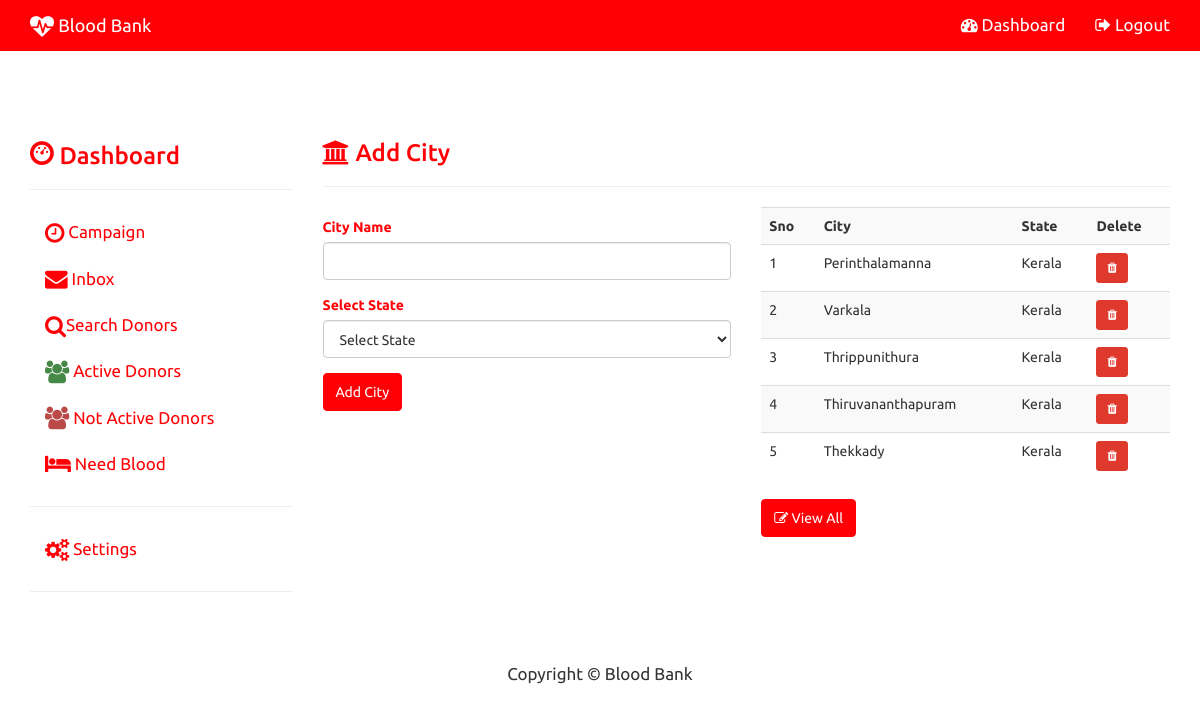
The app's page /admin_city.php (signed in) with its own data.
### tables this page shows
CREATE TABLE `city` (
  `CITY_ID` int(11) NOT NULL,
  `STATE_ID` int(11) NOT NULL,
  `CITY_NAME` varchar(150) NOT NULL
);

CREATE TABLE `state` (
  `STATE_ID` int(11) NOT NULL,
  `STATE_NAME` varchar(150) NOT NULL,
  `COUNTRY_ID` int(11) NOT NULL
);

### admin_city.php (the view, shortened to what this page needs)
<?php
include("config.php");
?>
<!DOCTYPE html>
<html lang="en">
	<head>
			<?php include("admin_head.php");?>
	</head>
	<body>
<?php include("admin_topnav.php"); ?>
<div class="container" style="margin-top:70px;">
	<div class="row">
		<div class="col-sm-3">
			<?php include("admin_side_nav.php");?>
		</div>
		<div class="col-sm-9" >
			<h3 class='text-primary'><i class="fa fa-bank"></i> Add City </h3><hr>
			<div class="row">
				<div class="col-md-6">
					<form role="form" action="admin_city.php" method="post">
						<div class="form-group text-primary">
							<label for="City">City Name</label>
							<input id="City" required type="text" class="form-control" name="cityname">
						</div>
						<div class="form-group text-primary">
							<label for="state">Select State</label>
							<select name="statename" required class="form-control">
								<option value="">Select State</option>
							</select>
						</div>
						<div class="form-group">
							<input type="submit" class="btn btn-primary" name='city_submit' value="Add City">
						</div>
					</form>
				</div>
				<div class="col-md-6">
					<?php
						$sql="Select city.CITY_NAME, state.STATE_NAME, city.CITY_ID
From state Inner Join
  city On city.STATE_ID = state.STATE_ID  ORDER BY city.CITY_ID DESC  LIMIT 0,5";
						$result=$con->query($sql);
						if($result->num_rows>0)
						{
								echo "<table class='table table-striped' >";
									echo "<tr>
											<th>Sno</th>
											<th>City</th>
											<th>State</th>
											<th>Delete</th>
										</tr>";
										$i=0;
										while($row=$result->fetch_assoc())
										{
											$i++;
											echo"<tr>";
												echo "<td>$i</td>";
												echo "<td>".$row["CITY_NAME"]."</td>";
												echo "<td>".$row["STATE_NAME"]."</td>";
												echo "<td><a href='admin_del_city.php?id=".$row["CITY_ID"]."' class='btn btn-danger btn-sm'><i class='fa fa-trash'></i></a></td>";
											echo"</tr>";
										}
								echo "</table>";
						}
					?>
					<a href='admin_view_city.php' class='btn btn-primary'><i class='fa fa-edit'></i> View All</a>
				</div>
			</div>
		</div>
	</div>
</div>
	 <?php include("admin_footer.php"); ?>
	</body>
</html>

### css/modern-business.css (style rules this page uses)
html, body { height: 100%; }
body { padding-top: 50px; }
.navbar-default,.panel-heading,.btn-primary { background-color:#ff0006 !important; border-color:#ff0006 !important; }
.text-primary { color:#ff0006 !important; }

### records on screen
city: CITY_NAME "Perinthalamanna", STATE_ID.STATE_NAME "Kerala"
city: CITY_NAME "Varkala", STATE_ID.STATE_NAME "Kerala"
city: CITY_NAME "Thrippunithura", STATE_ID.STATE_NAME "Kerala"
city: CITY_NAME "Thiruvananthapuram", STATE_ID.STATE_NAME "Kerala"
city: CITY_NAME "Thekkady", STATE_ID.STATE_NAME "Kerala"
